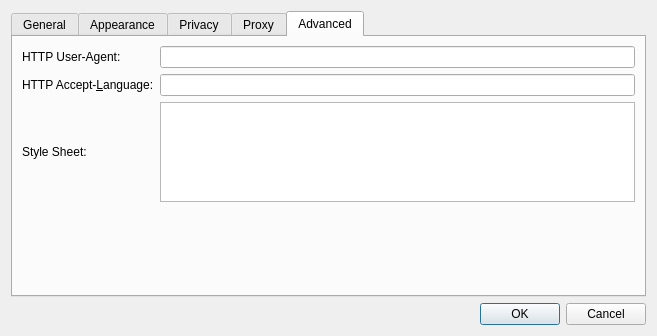
<?xml version="1.0" encoding="UTF-8"?>
<ui version="4.0">
 <class>Settings</class>
 <widget class="QDialog" name="Settings">
  <property name="geometry">
   <rect>
    <x>0</x>
    <y>0</y>
    <width>657</width>
    <height>336</height>
   </rect>
  </property>
  <property name="windowTitle">
   <string>Settings</string>
  </property>
  <layout class="QGridLayout" name="gridLayout">
   <item row="2" column="0">
    <widget class="QDialogButtonBox" name="buttonBox">
     <property name="orientation">
      <enum>Qt::Horizontal</enum>
     </property>
     <property name="standardButtons">
      <set>QDialogButtonBox::Cancel|QDialogButtonBox::Ok</set>
     </property>
    </widget>
   </item>
   <item row="1" column="0">
    <widget class="QTabWidget" name="tabWidget">
     <property name="currentIndex">
      <number>4</number>
     </property>
     <widget class="QWidget" name="tab">
      <attribute name="title">
       <string>General</string>
      </attribute>
      <layout class="QGridLayout" name="gridLayout_4">
       <item row="1" column="2">
        <spacer name="horizontalSpacer">
         <property name="orientation">
          <enum>Qt::Horizontal</enum>
         </property>
         <property name="sizeHint" stdset="0">
          <size>
           <width>280</width>
           <height>18</height>
          </size>
         </property>
        </spacer>
       </item>
       <item row="0" column="0">
        <widget class="QLabel" name="label_3">
         <property name="text">
          <string>Home:</string>
         </property>
         <property name="alignment">
          <set>Qt::AlignRight|Qt::AlignTrailing|Qt::AlignVCenter</set>
         </property>
        </widget>
       </item>
       <item row="0" column="1" colspan="2">
        <widget class="QLineEdit" name="homeLineEdit"/>
       </item>
       <item row="7" column="1" colspan="2">
        <spacer>
         <property name="orientation">
          <enum>Qt::Vertical</enum>
         </property>
         <property name="sizeHint" stdset="0">
          <size>
           <width>391</width>
           <height>262</height>
          </size>
         </property>
        </spacer>
       </item>
       <item row="3" column="0">
        <widget class="QLabel" name="label_7">
         <property name="text">
          <string>Save downloads to:</string>
         </property>
         <property name="alignment">
          <set>Qt::AlignRight|Qt::AlignTrailing|Qt::AlignVCenter</set>
         </property>
        </widget>
       </item>
       <item row="4" column="0">
        <widget class="QLabel" name="label_8">
         <property name="text">
          <string>Open links from applications:</string>
         </property>
         <property name="alignment">
          <set>Qt::AlignRight|Qt::AlignTrailing|Qt::AlignVCenter</set>
         </property>
        </widget>
       </item>
       <item row="6" column="1" colspan="2">
        <widget class="QCheckBox" name="enableScrollAnimator">
         <property name="text">
          <string>Enable Scroll Animator</string>
         </property>
         <property name="checked">
          <bool>true</bool>
         </property>
        </widget>
       </item>
       <item row="4" column="1" colspan="2">
        <widget class="QComboBox" name="openLinksIn">
         <item>
          <property name="text">
           <string>In a tab in the current window</string>
          </property>
         </item>
         <item>
          <property name="text">
           <string>In a new window</string>
          </property>
         </item>
        </widget>
       </item>
       <item row="2" column="1" colspan="2">
        <widget class="QComboBox" name="expireHistory">
         <item>
          <property name="text">
           <string>After one day</string>
          </property>
         </item>
         <item>
          <property name="text">
           <string>After one week</string>
          </property>
         </item>
         <item>
          <property name="text">
           <string>After two weeks</string>
          </property>
         </item>
         <item>
          <property name="text">
           <string>After one month</string>
          </property>
         </item>
         <item>
          <property name="text">
           <string>After one year</string>
          </property>
         </item>
         <item>
          <property name="text">
           <string>Manually</string>
          </property>
         </item>
        </widget>
       </item>
       <item row="2" column="0">
        <widget class="QLabel" name="label_4">
         <property name="text">
          <string>Remove history items:</string>
         </property>
         <property name="alignment">
          <set>Qt::AlignRight|Qt::AlignTrailing|Qt::AlignVCenter</set>
         </property>
        </widget>
       </item>
       <item row="3" column="1" colspan="2">
        <widget class="QLineEdit" name="downloadsLocation"/>
       </item>
       <item row="1" column="1">
        <widget class="QPushButton" name="setHomeToCurrentPageButton">
         <property name="text">
          <string>Set to current page</string>
         </property>
        </widget>
       </item>
       <item row="5" column="0">
        <widget class="QLabel" name="label_17">
         <property name="text">
          <string>Favicon download mode:</string>
         </property>
         <property name="alignment">
          <set>Qt::AlignRight|Qt::AlignTrailing|Qt::AlignVCenter</set>
         </property>
        </widget>
       </item>
       <item row="5" column="1" colspan="2">
        <widget class="QComboBox" name="faviconDownloadMode">
         <property name="currentIndex">
          <number>1</number>
         </property>
         <item>
          <property name="text">
           <string>Disable icons</string>
          </property>
         </item>
         <item>
          <property name="text">
           <string>Enable favicons</string>
          </property>
         </item>
         <item>
          <property name="text">
           <string>Enable favicons and touch icons</string>
          </property>
         </item>
        </widget>
       </item>
      </layout>
     </widget>
     <widget class="QWidget" name="tab_3">
      <attribute name="title">
       <string>Appearance</string>
      </attribute>
      <layout class="QGridLayout" name="gridLayout_3">
       <item row="0" column="0">
        <widget class="QLabel" name="label_5">
         <property name="text">
          <string>Standard font:</string>
         </property>
         <property name="alignment">
          <set>Qt::AlignRight|Qt::AlignTrailing|Qt::AlignVCenter</set>
         </property>
        </widget>
       </item>
       <item row="0" column="1">
        <widget class="QLabel" name="standardLabel">
         <property name="sizePolicy">
          <sizepolicy hsizetype="Expanding" vsizetype="Preferred">
           <horstretch>0</horstretch>
           <verstretch>0</verstretch>
          </sizepolicy>
         </property>
         <property name="frameShape">
          <enum>QFrame::StyledPanel</enum>
         </property>
         <property name="text">
          <string>Times 16</string>
         </property>
         <property name="alignment">
          <set>Qt::AlignCenter</set>
         </property>
        </widget>
       </item>
       <item row="0" column="2">
        <widget class="QPushButton" name="standardFontButton">
         <property name="text">
          <string>Select...</string>
         </property>
        </widget>
       </item>
       <item row="1" column="0">
        <widget class="QLabel" name="label_6">
         <property name="text">
          <string>Fixed-width font:</string>
         </property>
         <property name="alignment">
          <set>Qt::AlignRight|Qt::AlignTrailing|Qt::AlignVCenter</set>
         </property>
        </widget>
       </item>
       <item row="1" column="1">
        <widget class="QLabel" name="fixedLabel">
         <property name="frameShape">
          <enum>QFrame::StyledPanel</enum>
         </property>
         <property name="text">
          <string>Courier 13</string>
         </property>
         <property name="alignment">
          <set>Qt::AlignCenter</set>
         </property>
        </widget>
       </item>
       <item row="1" column="2">
        <widget class="QPushButton" name="fixedFontButton">
         <property name="text">
          <string>Select...</string>
         </property>
        </widget>
       </item>
       <item row="2" column="1">
        <spacer name="verticalSpacer">
         <property name="orientation">
          <enum>Qt::Vertical</enum>
         </property>
         <property name="sizeHint" stdset="0">
          <size>
           <width>20</width>
           <height>93</height>
          </size>
         </property>
        </spacer>
       </item>
      </layout>
     </widget>
     <widget class="QWidget" name="tab_2">
      <attribute name="title">
       <string>Privacy</string>
      </attribute>
      <layout class="QVBoxLayout" name="verticalLayout_3">
       <item>
        <widget class="QGroupBox" name="groupBox">
         <property name="title">
          <string>Web Content</string>
         </property>
         <layout class="QVBoxLayout" name="verticalLayout_2">
          <item>
           <widget class="QCheckBox" name="enablePlugins">
            <property name="text">
             <string>Enable Plugins</string>
            </property>
            <property name="checked">
             <bool>true</bool>
            </property>
           </widget>
          </item>
          <item>
           <widget class="QCheckBox" name="enableJavascript">
            <property name="text">
             <string>Enable Javascript</string>
            </property>
            <property name="checked">
             <bool>true</bool>
            </property>
           </widget>
          </item>
         </layout>
        </widget>
       </item>
       <item>
        <widget class="QGroupBox" name="cookiesGroupBox">
         <property name="title">
          <string>Cookies</string>
         </property>
         <layout class="QGridLayout">
          <property name="leftMargin">
           <number>9</number>
          </property>
          <item row="0" column="0">
           <widget class="QLabel" name="label_2">
            <property name="text">
             <string>Persistent Cookie Policy</string>
            </property>
            <property name="alignment">
             <set>Qt::AlignRight|Qt::AlignTrailing|Qt::AlignVCenter</set>
            </property>
           </widget>
          </item>
          <item row="0" column="1">
           <widget class="QComboBox" name="sessionCookiesCombo">
            <item>
             <property name="text">
              <string>Treat all cookies as session cookies</string>
             </property>
            </item>
            <item>
             <property name="text">
              <string>Allow persistent cookies</string>
             </property>
            </item>
            <item>
             <property name="text">
              <string>Treat all cookies as persistent cookies</string>
             </property>
            </item>
           </widget>
          </item>
          <item row="1" column="0">
           <widget class="QLabel" name="label">
            <property name="text">
             <string>Persistent Data Path:</string>
            </property>
            <property name="alignment">
             <set>Qt::AlignRight|Qt::AlignTrailing|Qt::AlignVCenter</set>
            </property>
           </widget>
          </item>
          <item row="1" column="1">
           <widget class="QLineEdit" name="persistentDataPath"/>
          </item>
         </layout>
        </widget>
       </item>
       <item>
        <spacer name="verticalSpacer_4">
         <property name="orientation">
          <enum>Qt::Vertical</enum>
         </property>
         <property name="sizeHint" stdset="0">
          <size>
           <width>20</width>
           <height>40</height>
          </size>
         </property>
        </spacer>
       </item>
      </layout>
     </widget>
     <widget class="QWidget" name="tab_4">
      <attribute name="title">
       <string>Proxy</string>
      </attribute>
      <layout class="QVBoxLayout" name="verticalLayout">
       <item>
        <widget class="QGroupBox" name="proxySupport">
         <property name="title">
          <string>Enable proxy</string>
         </property>
         <property name="checkable">
          <bool>true</bool>
         </property>
         <layout class="QGridLayout" name="gridLayout_6">
          <item row="0" column="0">
           <widget class="QLabel" name="label_9">
            <property name="text">
             <string>Type:</string>
            </property>
            <property name="alignment">
             <set>Qt::AlignRight|Qt::AlignTrailing|Qt::AlignVCenter</set>
            </property>
           </widget>
          </item>
          <item row="0" column="1" colspan="2">
           <widget class="QComboBox" name="proxyType">
            <item>
             <property name="text">
              <string>Socks5</string>
             </property>
            </item>
            <item>
             <property name="text">
              <string>Http</string>
             </property>
            </item>
           </widget>
          </item>
          <item row="1" column="0">
           <widget class="QLabel" name="label_10">
            <property name="text">
             <string>Host:</string>
            </property>
            <property name="alignment">
             <set>Qt::AlignRight|Qt::AlignTrailing|Qt::AlignVCenter</set>
            </property>
           </widget>
          </item>
          <item row="1" column="1" colspan="2">
           <widget class="QLineEdit" name="proxyHostName"/>
          </item>
          <item row="2" column="0">
           <widget class="QLabel" name="label_11">
            <property name="text">
             <string>Port:</string>
            </property>
            <property name="alignment">
             <set>Qt::AlignRight|Qt::AlignTrailing|Qt::AlignVCenter</set>
            </property>
           </widget>
          </item>
          <item row="2" column="1">
           <widget class="QSpinBox" name="proxyPort">
            <property name="maximum">
             <number>10000</number>
            </property>
            <property name="value">
             <number>1080</number>
            </property>
           </widget>
          </item>
          <item row="2" column="2">
           <spacer name="horizontalSpacer_2">
            <property name="orientation">
             <enum>Qt::Horizontal</enum>
            </property>
            <property name="sizeHint" stdset="0">
             <size>
              <width>293</width>
              <height>20</height>
             </size>
            </property>
           </spacer>
          </item>
          <item row="3" column="0">
           <widget class="QLabel" name="label_12">
            <property name="text">
             <string>User Name:</string>
            </property>
            <property name="alignment">
             <set>Qt::AlignRight|Qt::AlignTrailing|Qt::AlignVCenter</set>
            </property>
           </widget>
          </item>
          <item row="3" column="1" colspan="2">
           <widget class="QLineEdit" name="proxyUserName"/>
          </item>
          <item row="4" column="0">
           <widget class="QLabel" name="label_13">
            <property name="text">
             <string>Password:</string>
            </property>
            <property name="alignment">
             <set>Qt::AlignRight|Qt::AlignTrailing|Qt::AlignVCenter</set>
            </property>
           </widget>
          </item>
          <item row="4" column="1" colspan="2">
           <widget class="QLineEdit" name="proxyPassword">
            <property name="echoMode">
             <enum>QLineEdit::Password</enum>
            </property>
           </widget>
          </item>
          <item row="5" column="0">
           <spacer name="verticalSpacer_2">
            <property name="orientation">
             <enum>Qt::Vertical</enum>
            </property>
            <property name="sizeHint" stdset="0">
             <size>
              <width>20</width>
              <height>8</height>
             </size>
            </property>
           </spacer>
          </item>
         </layout>
        </widget>
       </item>
      </layout>
     </widget>
     <widget class="QWidget" name="tab_5">
      <attribute name="title">
       <string>Advanced</string>
      </attribute>
      <layout class="QGridLayout" name="gridLayout_2">
       <item row="0" column="0">
        <widget class="QLabel" name="label_15">
         <property name="text">
          <string>HTTP User-Agent:</string>
         </property>
        </widget>
       </item>
       <item row="0" column="1">
        <widget class="QLineEdit" name="httpUserAgent"/>
       </item>
       <item row="1" column="0">
        <widget class="QLabel" name="label_16">
         <property name="text">
          <string>HTTP Accept-&amp;Language:</string>
         </property>
         <property name="buddy">
          <cstring>httpAcceptLanguage</cstring>
         </property>
        </widget>
       </item>
       <item row="1" column="1">
        <widget class="QLineEdit" name="httpAcceptLanguage"/>
       </item>
       <item row="2" column="0">
        <widget class="QLabel" name="label_14">
         <property name="text">
          <string>Style Sheet:</string>
         </property>
        </widget>
       </item>
       <item row="2" column="1">
        <widget class="QTextEdit" name="userStyleSheet"/>
       </item>
       <item row="3" column="1">
        <spacer name="verticalSpacer_3">
         <property name="orientation">
          <enum>Qt::Vertical</enum>
         </property>
         <property name="sizeHint" stdset="0">
          <size>
           <width>20</width>
           <height>176</height>
          </size>
         </property>
        </spacer>
       </item>
      </layout>
     </widget>
    </widget>
   </item>
  </layout>
 </widget>
 <resources/>
 <connections>
  <connection>
   <sender>buttonBox</sender>
   <signal>accepted()</signal>
   <receiver>Settings</receiver>
   <slot>accept()</slot>
   <hints>
    <hint type="sourcelabel">
     <x>248</x>
     <y>254</y>
    </hint>
    <hint type="destinationlabel">
     <x>157</x>
     <y>274</y>
    </hint>
   </hints>
  </connection>
  <connection>
   <sender>buttonBox</sender>
   <signal>rejected()</signal>
   <receiver>Settings</receiver>
   <slot>reject()</slot>
   <hints>
    <hint type="sourcelabel">
     <x>316</x>
     <y>260</y>
    </hint>
    <hint type="destinationlabel">
     <x>286</x>
     <y>274</y>
    </hint>
   </hints>
  </connection>
 </connections>
</ui>
